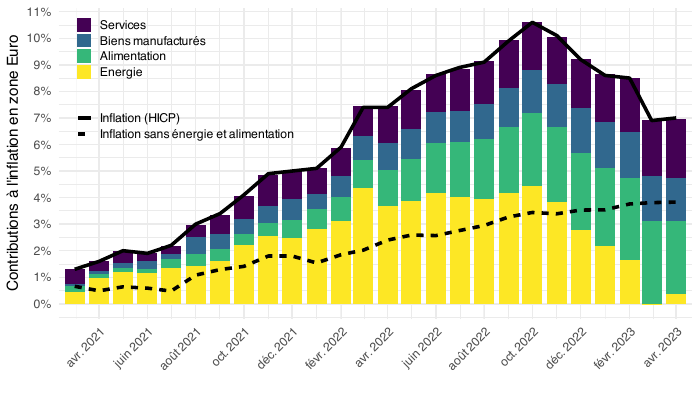

This figure's R source:
rm(list = ls())
setwd("~/iCloud/ofce/2023-04-15-economie-europeenne-inflation/")
source("../../code/R-markdown/init_eurostat.R")
library(tidyverse)
library(eurostat)
library(countrycode)
library(gt)
library(gtExtras)
load_data("eurostat/geo.RData")
load_data("eurostat/prc_hicp_manr.RData")
load_data("eurostat/prc_hicp_ctrb.RData")

graphique1_line <- prc_hicp_manr %>%
  filter(coicop %in% c("CP00"),
         geo == "EA") %>%
  month_to_date %>%
  filter(date >= as.Date("2021-03-01"),
         date <= as.Date("2023-04-01")) %>%
  bind_rows(prc_hicp_ctrb %>%
              filter(coicop %in% c("SERV", "IGD_NNRG"),
                     geo == "EA") %>%
              month_to_date %>%
              filter(date >= as.Date("2021-03-01"),
                     date <= as.Date("2023-04-01")) %>%
              group_by(date, unit, geo) %>%
              summarise(values = sum(values)) %>%
              ungroup %>%
              mutate(coicop  = "TOT_X_NRG_FOOD")) %>%
  mutate(Line = factor(coicop, levels = c("CP00", "TOT_X_NRG_FOOD"),
                          labels = c("Inflation (HICP)", "Inflation sans énergie et alimentation"))) %>%
  select(date, Line, values)


graphique1 <- prc_hicp_ctrb %>%
  filter(coicop %in% c("FOOD", "NRG", "IGD_NNRG", "SERV"),
         geo == "EA") %>%
  select(-geo, -unit) %>%
  month_to_date %>%
  filter(date >= as.Date("2021-03-01"),
         date <= as.Date("2023-04-01")) %>%
  select(date, coicop, values)

Sys.setlocale("LC_TIME", "fr_CA.UTF-8")

graphique1 %>%
  mutate(Coicop_factor = factor(coicop, levels = c("SERV", "IGD_NNRG", "FOOD", "NRG"),
                                labels = c("Services", "Biens manufacturés",
                                           "Alimentation", "Energie"))) %>%
  ggplot(., aes(x = date, y = values/100)) +
  geom_col(aes(fill = Coicop_factor), alpha = 1) +
  geom_line(data = graphique1_line, aes(linetype = Line), size = 1.2) +
  theme_minimal() + xlab("") + ylab("Contributions à l'inflation en zone Euro") +
  # c("orange", "red", "blue", "darkgreen")
  scale_fill_manual(values = viridis(4)[1:4]) +
  scale_x_date(breaks = "2 months",
               expand = c(.01, 0), date_labels = "%b %Y") +
  scale_y_continuous(breaks = 0.01*seq(-10, 30, 1),
                     labels = percent_format(accuracy = 1)) +
  theme(legend.position = c(0.2, 0.77),
        legend.title = element_blank(),
        axis.text.x = element_text(angle = 45, vjust = 1, hjust = 1),
        legend.key.size = unit(0.4, "cm"))



write.csv(graphique1, "graphique1.csv")
write.csv(graphique1_line, "graphique1_line.csv")

ggsave("graphique1.pdf", width = 7, height = 4, device = cairo_pdf)
ggsave("graphique1.png", width = 7, height = 4)
ggsave("graphs/graphique1a.pdf", width = 7, height = 4, device = cairo_pdf)
ggsave("graphs/graphique1b.pdf", width = 6.5, height = 3.5, device = cairo_pdf)



